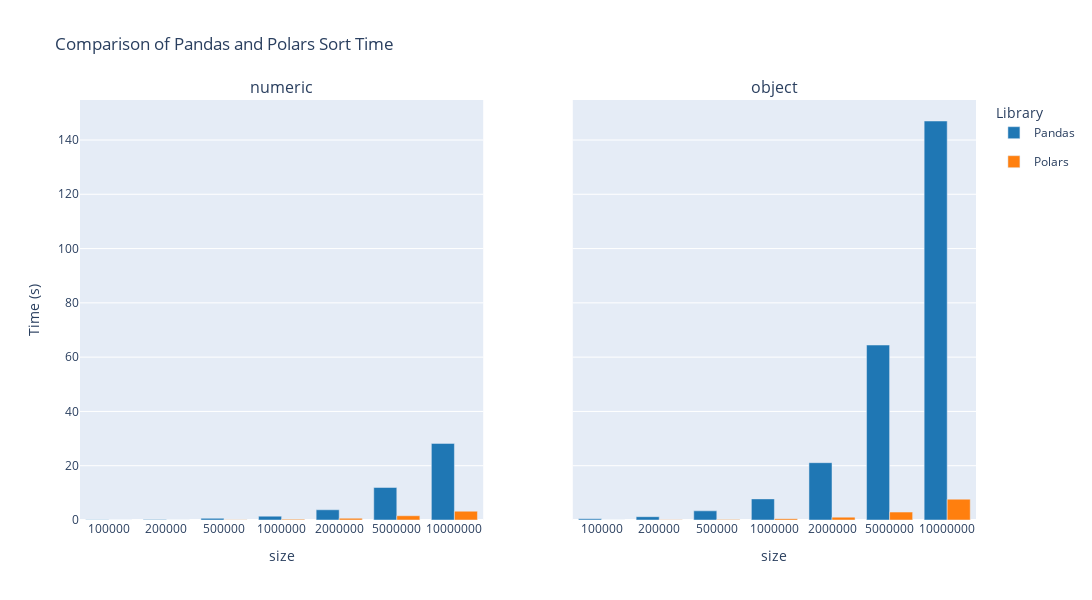

The notebook cell this image was saved under:
### Code cell
# Vẽ biểu đồ
triple_bar_plot_with_side_by_side_subplots(sort_time_df, 'size', ['pd_sort_time', 'pl_sort_time'], 'Comparison of Pandas and Polars Sort Time')

### Figure 1 — Plotly figure (JSON) as saved in the notebook; plotly's stock layout.template omitted (floating-point values rounded to 4 significant figures)
{"data": [{"legendgroup": "pd_sort_time", "marker": {"color": "#1f77b4"}, "name": "Pandas", "showlegend": true, "type": "bar", "x": ["100000", "200000", "500000", "1000000", "2000000", "5000000", "10000000"], "xaxis": "x", "y": [0.1075, 0.2014, 0.6118, 1.415, 3.764, 11.99, 28.23], "yaxis": "y"}, {"legendgroup": "pl_sort_time", "marker": {"color": "#ff7f0e"}, "name": "Polars", "showlegend": true, "type": "bar", "x": ["100000", "200000", "500000", "1000000", "2000000", "5000000", "10000000"], "xaxis": "x", "y": [0.02973, 0.03626, 0.1201, 0.2788, 0.6396, 1.565, 3.241], "yaxis": "y"}, {"legendgroup": "pd_sort_time", "marker": {"color": "#1f77b4"}, "name": "Pandas", "showlegend": false, "type": "bar", "x": ["100000", "200000", "500000", "1000000", "2000000", "5000000", "10000000"], "xaxis": "x2", "y": [0.4472, 1.218, 3.376, 7.783, 21.12, 64.46, 147.0], "yaxis": "y2"}, {"legendgroup": "pl_sort_time", "marker": {"color": "#ff7f0e"}, "name": "Polars", "showlegend": false, "type": "bar", "x": ["100000", "200000", "500000", "1000000", "2000000", "5000000", "10000000"], "xaxis": "x2", "y": [0.03659, 0.06897, 0.2122, 0.5017, 1.054, 2.921, 7.678], "yaxis": "y2"}], "layout": {"annotations": [{"font": {"size": 16}, "showarrow": false, "text": "numeric", "x": 0.225, "xanchor": "center", "xref": "paper", "y": 1, "yanchor": "bottom", "yref": "paper"}, {"font": {"size": 16}, "showarrow": false, "text": "object", "x": 0.775, "xanchor": "center", "xref": "paper", "y": 1, "yanchor": "bottom", "yref": "paper"}], "barmode": "group", "height": 600, "legend": {"title": {"text": "Library"}, "tracegroupgap": 10}, "title": {"text": "Comparison of Pandas and Polars Sort Time"}, "width": 1200, "xaxis": {"anchor": "y", "domain": [0, 0.45], "title": {"text": "size"}}, "xaxis2": {"anchor": "y2", "domain": [0.55, 1], "title": {"text": "size"}}, "yaxis": {"anchor": "x", "domain": [0, 1], "title": {"text": "Time (s)"}}, "yaxis2": {"anchor": "x2", "domain": [0, 1], "matches": "y", "showticklabels": false}}}
